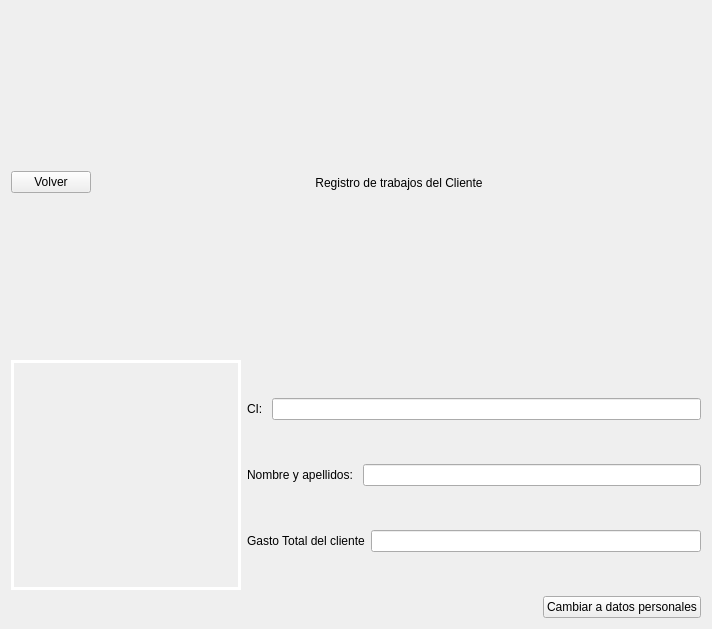
<?xml version="1.0" encoding="UTF-8"?>
<ui version="4.0">
 <class>ClientWorks</class>
 <widget class="QWidget" name="ClientWorks">
  <property name="geometry">
   <rect>
    <x>0</x>
    <y>0</y>
    <width>712</width>
    <height>629</height>
   </rect>
  </property>
  <property name="windowTitle">
   <string>Form</string>
  </property>
  <layout class="QVBoxLayout" name="verticalLayout_2">
   <item>
    <layout class="QVBoxLayout" name="verticalLayout_works" stretch="0,0">
     <item>
      <layout class="QHBoxLayout" name="horizontalLayout_5">
       <item>
        <widget class="QPushButton" name="bt_back">
         <property name="text">
          <string>Volver</string>
         </property>
         <property name="icon">
          <iconset>
           <normaloff>images/back-arrow.svg</normaloff>images/back-arrow.svg</iconset>
         </property>
         <property name="iconSize">
          <size>
           <width>32</width>
           <height>32</height>
          </size>
         </property>
        </widget>
       </item>
       <item>
        <spacer name="horizontalSpacer">
         <property name="orientation">
          <enum>Qt::Horizontal</enum>
         </property>
         <property name="sizeHint" stdset="0">
          <size>
           <width>40</width>
           <height>20</height>
          </size>
         </property>
        </spacer>
       </item>
       <item>
        <widget class="QLabel" name="label_2">
         <property name="text">
          <string>Registro de trabajos del Cliente</string>
         </property>
         <property name="alignment">
          <set>Qt::AlignCenter</set>
         </property>
        </widget>
       </item>
       <item>
        <spacer name="horizontalSpacer_2">
         <property name="orientation">
          <enum>Qt::Horizontal</enum>
         </property>
         <property name="sizeHint" stdset="0">
          <size>
           <width>40</width>
           <height>20</height>
          </size>
         </property>
        </spacer>
       </item>
      </layout>
     </item>
     <item>
      <layout class="QHBoxLayout" name="horizontalLayout_4">
       <item>
        <widget class="QLabel" name="lb_pic_works_client">
         <property name="minimumSize">
          <size>
           <width>230</width>
           <height>230</height>
          </size>
         </property>
         <property name="styleSheet">
          <string notr="true">border: 3px solid white;</string>
         </property>
         <property name="text">
          <string/>
         </property>
         <property name="scaledContents">
          <bool>true</bool>
         </property>
        </widget>
       </item>
       <item>
        <layout class="QVBoxLayout" name="verticalLayout">
         <item>
          <layout class="QHBoxLayout" name="horizontalLayout">
           <item>
            <widget class="QLabel" name="label_3">
             <property name="text">
              <string>CI: </string>
             </property>
            </widget>
           </item>
           <item>
            <widget class="QLineEdit" name="le_ci_client_works">
             <property name="readOnly">
              <bool>true</bool>
             </property>
            </widget>
           </item>
          </layout>
         </item>
         <item>
          <layout class="QHBoxLayout" name="horizontalLayout_2">
           <item>
            <widget class="QLabel" name="label">
             <property name="text">
              <string>Nombre y apellidos: </string>
             </property>
            </widget>
           </item>
           <item>
            <widget class="QLineEdit" name="le_full_name_client_works">
             <property name="readOnly">
              <bool>true</bool>
             </property>
            </widget>
           </item>
          </layout>
         </item>
         <item>
          <layout class="QHBoxLayout" name="horizontalLayout_3">
           <item>
            <widget class="QLabel" name="label_4">
             <property name="text">
              <string>Gasto Total del cliente</string>
             </property>
            </widget>
           </item>
           <item>
            <widget class="QLineEdit" name="le_gasto">
             <property name="readOnly">
              <bool>true</bool>
             </property>
            </widget>
           </item>
          </layout>
         </item>
        </layout>
       </item>
      </layout>
     </item>
    </layout>
   </item>
   <item>
    <layout class="QHBoxLayout" name="horizontalLayout_6">
     <item>
      <spacer name="horizontalSpacer_3">
       <property name="orientation">
        <enum>Qt::Horizontal</enum>
       </property>
       <property name="sizeHint" stdset="0">
        <size>
         <width>40</width>
         <height>20</height>
        </size>
       </property>
      </spacer>
     </item>
     <item>
      <widget class="QPushButton" name="bt_change_page">
       <property name="minimumSize">
        <size>
         <width>0</width>
         <height>0</height>
        </size>
       </property>
       <property name="text">
        <string>Cambiar a datos personales</string>
       </property>
      </widget>
     </item>
    </layout>
   </item>
  </layout>
 </widget>
 <resources/>
 <connections/>
</ui>
